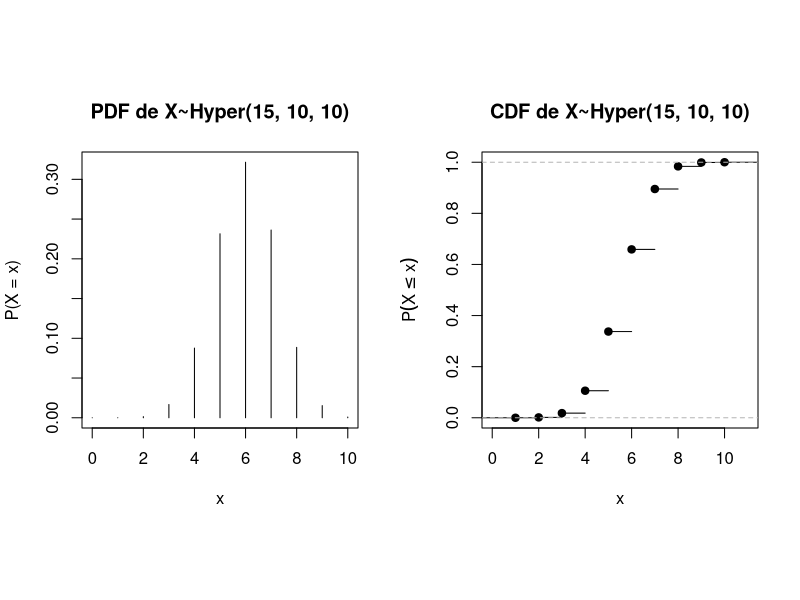
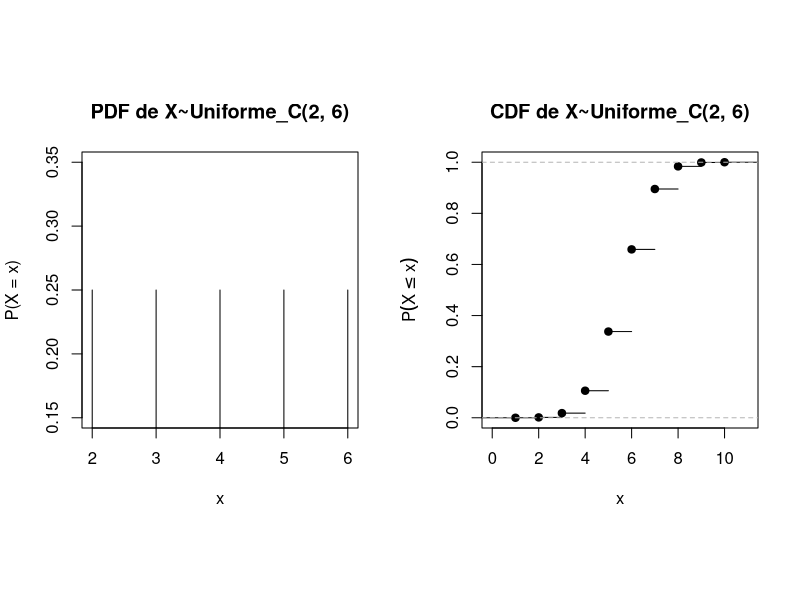
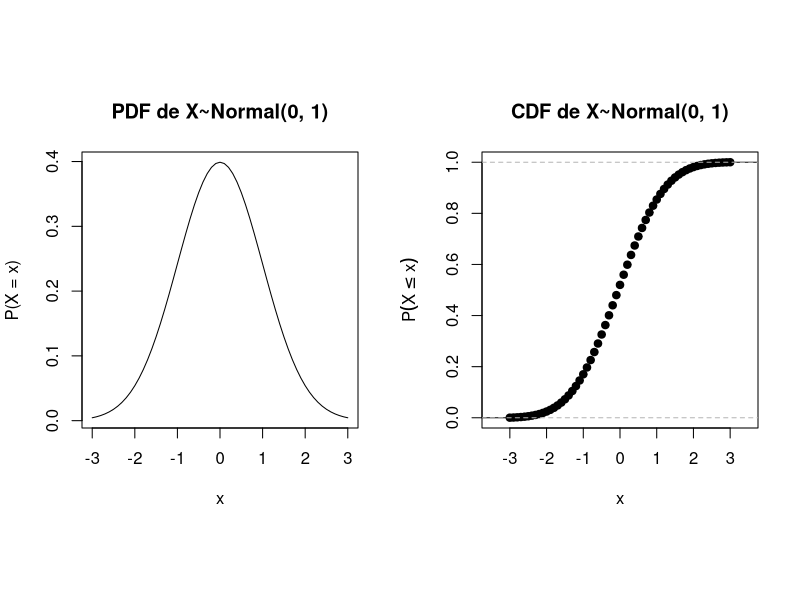

The R script that drew these images, in order:
## ---- chunk 1
opar <- par(no.readonly = TRUE)
par(mfrow = c(1, 2), pty = "s")
x <- 0:10
m <- 15
n <- 10 # N = m+n
k<- 10
px <- dhyper(x, m,n,k) # ?dhyper para mas información de esta distribución
plot(x, px, type = "h", xlab = "x", ylab = "P(X = x)",
    main = "PDF de X~Hyper(15, 10, 10)") 
xs <- rep(x, round(dhyper(x,m,n,k)*100000, 0))
plot(ecdf(xs), main = "CDF de X~Hyper(15, 10, 10)",
    ylab = expression(P(X<=x)), xlab = "x" )
par(opar)
## ---- chunk 2
opar <- par(no.readonly = TRUE)
par(mfrow = c(1, 2), pty = "s")
x <- 2:6
px <- dunif(x, min = 2, max = 6)
plot(x, px, type = "h", xlab = "x", ylab = "P(X = x)",
    main = "PDF de X~Uniforme_C(2, 6)") 
#xs <- rep(2:6, round(dunif(x, min = 2, max = 6)*100000, 0,))
plot(ecdf(xs), main = "CDF de X~Uniforme_C(2, 6)",
    ylab = expression(P(X<=x)), xlab = "x")
par(opar)
## ---- chunk 3
opar <- par(no.readonly = TRUE)
par(mfrow = c(1, 2), pty = "s")
x <- seq(-3, +3, by=.1)
px <- dnorm(x, mean = 0, sd = 1)
plot(x, px, type = "l", xlab = "x", ylab = "P(X = x)",
    main = "PDF de X~Normal(0, 1)") 
xs <- rep(x, round(dnorm(x, mean = 0, sd = 1)*100000))
plot(ecdf(xs), main = "CDF de X~Normal(0, 1)",
    ylab = expression(P(X<=x)), xlab = "x")
par(opar)
## ---- chunk 4
pnorm(115, 100, 10) - pnorm(90, 100, 10) 
## ---- chunk 5
qnorm(0.90, 100, 10)
## ---- chunk 6
qnorm(0.1 + pnorm(105, 100, 10), 100, 10)
